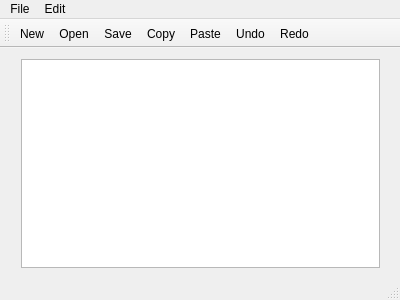
<?xml version="1.0" encoding="UTF-8"?>
<ui version="4.0">
 <class>MainWindow</class>
 <widget class="QMainWindow" name="MainWindow">
  <property name="geometry">
   <rect>
    <x>0</x>
    <y>0</y>
    <width>400</width>
    <height>300</height>
   </rect>
  </property>
  <property name="windowTitle">
   <string>MainWindow</string>
  </property>
  <widget class="QWidget" name="centralWidget">
   <widget class="QWidget" name="verticalLayoutWidget">
    <property name="geometry">
     <rect>
      <x>10</x>
      <y>0</y>
      <width>381</width>
      <height>231</height>
     </rect>
    </property>
    <layout class="QVBoxLayout" name="verticalLayout">
     <item>
      <widget class="QTextEdit" name="textEdit"/>
     </item>
    </layout>
   </widget>
  </widget>
  <widget class="QMenuBar" name="menuBar">
   <property name="geometry">
    <rect>
     <x>0</x>
     <y>0</y>
     <width>400</width>
     <height>21</height>
    </rect>
   </property>
   <widget class="QMenu" name="menuFile">
    <property name="title">
     <string>File</string>
    </property>
    <addaction name="actionNew"/>
    <addaction name="actionOpen"/>
    <addaction name="actionSave"/>
    <addaction name="actionExit"/>
   </widget>
   <widget class="QMenu" name="menuNew">
    <property name="title">
     <string>Edit</string>
    </property>
    <addaction name="actionCopy"/>
    <addaction name="actionPaste"/>
    <addaction name="actionUndo"/>
    <addaction name="actionRedo"/>
   </widget>
   <addaction name="menuFile"/>
   <addaction name="menuNew"/>
  </widget>
  <widget class="QToolBar" name="mainToolBar">
   <attribute name="toolBarArea">
    <enum>TopToolBarArea</enum>
   </attribute>
   <attribute name="toolBarBreak">
    <bool>false</bool>
   </attribute>
   <addaction name="actionNew"/>
   <addaction name="actionOpen"/>
   <addaction name="actionSave"/>
   <addaction name="actionCopy"/>
   <addaction name="actionPaste"/>
   <addaction name="actionUndo"/>
   <addaction name="actionRedo"/>
  </widget>
  <widget class="QStatusBar" name="statusBar"/>
  <action name="actionNew">
   <property name="icon">
    <iconset resource="images.qrc">
     <normaloff>:/Images/Images/new.png</normaloff>:/Images/Images/new.png</iconset>
   </property>
   <property name="text">
    <string>New</string>
   </property>
  </action>
  <action name="actionOpen">
   <property name="icon">
    <iconset resource="images.qrc">
     <normaloff>:/Images/Images/open.png</normaloff>:/Images/Images/open.png</iconset>
   </property>
   <property name="text">
    <string>Open</string>
   </property>
  </action>
  <action name="actionSave">
   <property name="icon">
    <iconset resource="images.qrc">
     <normaloff>:/Images/Images/save.png</normaloff>:/Images/Images/save.png</iconset>
   </property>
   <property name="text">
    <string>Save</string>
   </property>
  </action>
  <action name="actionExit">
   <property name="icon">
    <iconset resource="images.qrc">
     <normaloff>:/Images/Images/exit.png</normaloff>:/Images/Images/exit.png</iconset>
   </property>
   <property name="text">
    <string>Exit</string>
   </property>
  </action>
  <action name="actionCopy">
   <property name="icon">
    <iconset resource="images.qrc">
     <normaloff>:/Images/Images/copy.png</normaloff>:/Images/Images/copy.png</iconset>
   </property>
   <property name="text">
    <string>Copy</string>
   </property>
  </action>
  <action name="actionPaste">
   <property name="icon">
    <iconset resource="images.qrc">
     <normaloff>:/Images/Images/paste.png</normaloff>:/Images/Images/paste.png</iconset>
   </property>
   <property name="text">
    <string>Paste</string>
   </property>
  </action>
  <action name="actionUndo">
   <property name="icon">
    <iconset resource="images.qrc">
     <normaloff>:/Images/Images/undo.png</normaloff>:/Images/Images/undo.png</iconset>
   </property>
   <property name="text">
    <string>Undo</string>
   </property>
  </action>
  <action name="actionRedo">
   <property name="icon">
    <iconset resource="images.qrc">
     <normaloff>:/Images/Images/redo.png</normaloff>:/Images/Images/redo.png</iconset>
   </property>
   <property name="text">
    <string>Redo</string>
   </property>
  </action>
 </widget>
 <layoutdefault spacing="6" margin="11"/>
 <resources>
  <include location="images.qrc"/>
 </resources>
 <connections/>
</ui>
